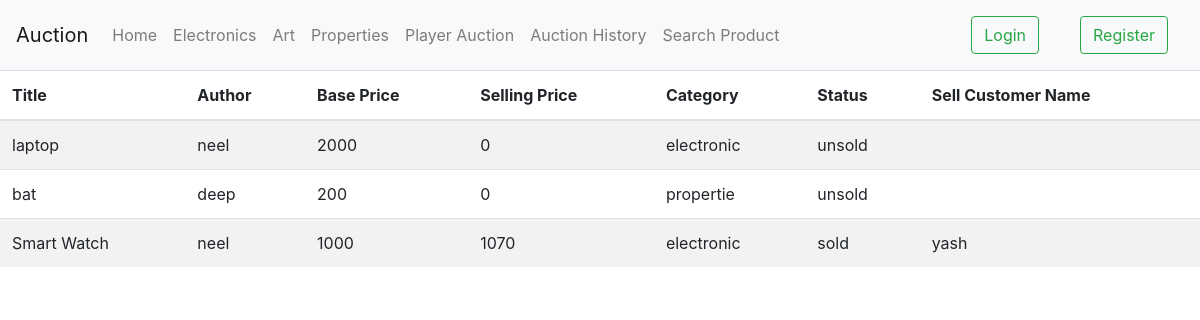
The page /history/ on the database its author committed.
### blog/models.py (models this page shows, shortened)
class Post(models.Model):
    title = models.CharField(max_length=100)
    content = models.TextField()
    author = models.ForeignKey(User, on_delete=models.CASCADE)
    product_category=models.CharField(max_length=256, choices=[('electronic', 'electronic'), ('propertie','propertie'), ('art', 'art')],default="electronic")
    base_price=models.IntegerField(default="")
    raising_price=models.PositiveIntegerField(default=1, validators=[MinValueValidator(1)])
    sell_price=models.IntegerField(default=0,blank=True, null=True)
    status=models.CharField(max_length=50,default="bidding",choices=[('bidding', 'bidding'),('unsold', 'unsold'), ('sold','sold')])
    sell_customer_name= models.CharField(max_length=50,default="",blank=True)
    date = models.DateField(default=datetime.now)
    hour= models.PositiveIntegerField(default=0, validators=[MinValueValidator(0), MaxValueValidator(23)])
    minite=models.PositiveIntegerField(default=0, validators=[MinValueValidator(0), MaxValueValidator(59)])
    second=models.PositiveIntegerField(default=0, validators=[MinValueValidator(0), MaxValueValidator(59)])
    image = models.ImageField(default='default.jpg', upload_to='product_pics')
    payment_status=models.CharField(max_length=50,default="incomplete",choices=[('incomplete', 'incomplete'),('complete', 'complete')])

### blog/views.py (the view)
# urls.py: path('history/',views.history,name='history'),
def history(request):
    s = Post.objects.filter(status="sold") | Post.objects.filter(status="unsold")
    return render(request, 'blog/history.html', {'s': s})

### blog/templates/blog/history.html (shortened to what this page needs)
{% extends "blog/base.html" %}
{% block content %}
 <table class="table  table-striped">
    <thead>
      <tr>
        <th>Title</th>
        <th>Author</th>
        <th>Base Price</th>
        <th>Selling Price</th>
        <th>Category</th>
        <th>Status</th>
        <th>Sell Customer Name</th>
      </tr>
    </thead>
    <tbody>
    {% for p in s %}
      <tr>
        <td>{{p.title}}</td>
        <td>{{p.author}}</td>
        <td>{{p.base_price}}</td>
        <td>{{p.sell_price}}</td>
        <td>{{p.product_category}}</td>
        <td>{{p.status}}</td>
        <td>{{p.sell_customer_name}}</td>
      </tr>
     {% endfor %}
    </tbody>
  </table>
{% endblock content %}

### rows shown on the page
Post: title "laptop", author "neel", base_price "2000", sell_price "0", product_category "electronic", status "unsold"
Post: title "bat", author "deep", base_price "200", sell_price "0", product_category "propertie", status "unsold"
Post: title "Smart Watch", author "neel", base_price "1000", sell_price "1070", product_category "electronic", status "sold", sell_customer_name "yash"
